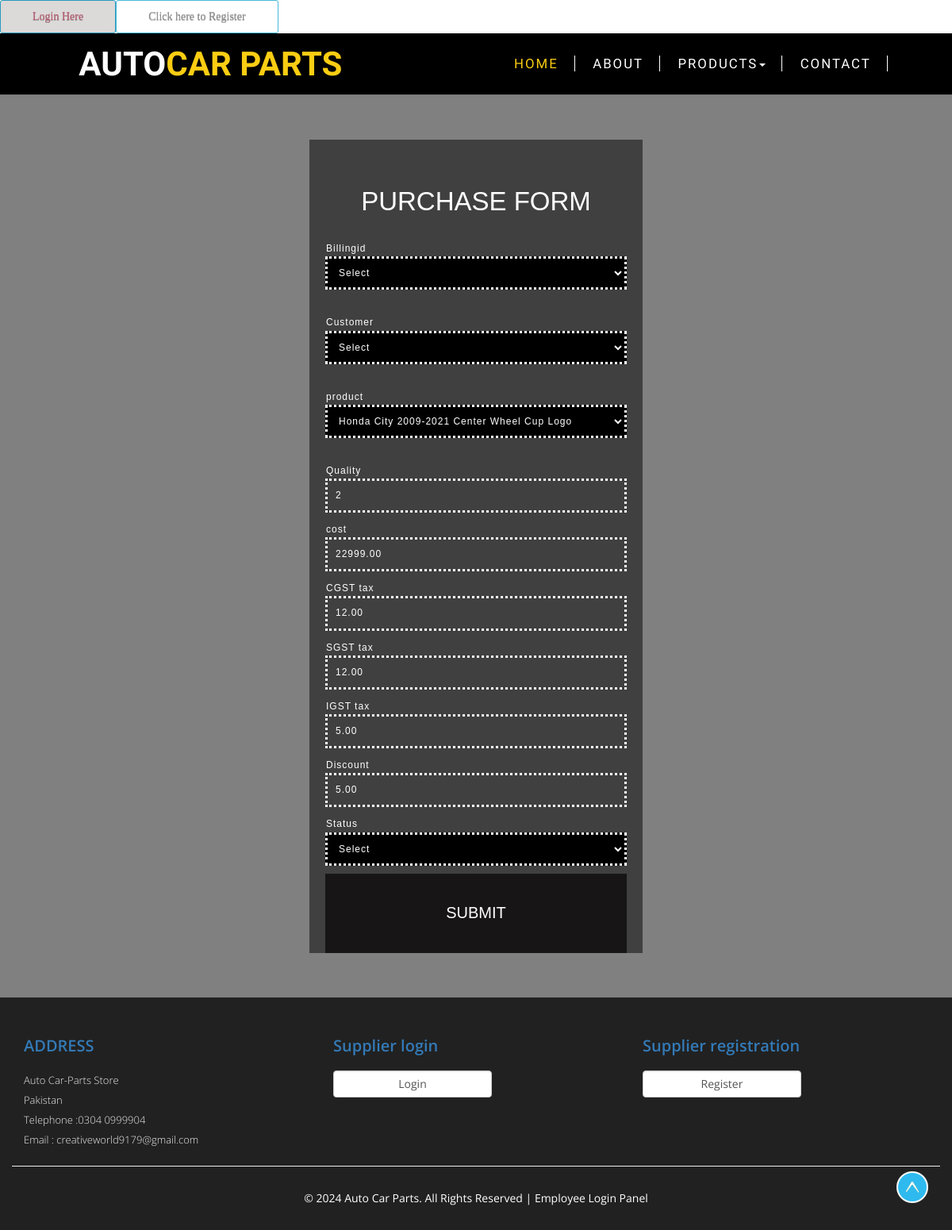
Page /purchase.php?editid=12 on the committed database.
### tables this page shows
CREATE TABLE `purchase` (
  `purchaseid` int(10) NOT NULL,
  `billingid` int(10) NOT NULL,
  `customerid` int(10) NOT NULL,
  `productid` int(10) NOT NULL,
  `qty` int(10) NOT NULL,
  `cost` float(10,2) NOT NULL,
  `cgsttax` float(10,2) NOT NULL,
  `sgsttax` float(10,2) NOT NULL,
  `igsttax` float(10,2) NOT NULL,
  `discount` float(10,2) NOT NULL,
  `status` varchar(10) NOT NULL
);

### purchase.php (the view, shortened to what this page needs)
<?php
include("header.php");
if(isset($_GET['editid']))
{
	$sqledit = "SELECT * FROM purchase WHERE purchaseid='$_GET[editid]'";
	$qsqledit  = mysqli_query($con,$sqledit);
	$rsedit = mysqli_fetch_array($qsqledit);
}
?>
<div class="w3-contact" id="contact">
<div class="content-w3ls agileits w3 wthree w3-agile w3-agileits agileinfo agile w3-label">
	<form action="#" method="post" name="frmpurch" onsubmit="return submitpurchase1()" class="form-agileits">
		<h3 class="w3-contact-form-head">purchase Form</h3>
		<label>Billingid</label><br> <span id="idpurbilling" style="color:red"></span>
		<select class="form-data" name="billingid" id="billingid" >
			<option value=''>Select</option>
		</select><br><br>
		<label>Customer</label><br> <span id="idpurcustomer" style="color:red"></span>
		<select class="form-data" name="customerid" id="customerid" >
			<option value=''>Select</option>
		</select><br><br>
		<label>product</label><br> <span id="idpurproduct" style="color:red"></span>
		<select class="form-data" name="productid" id="productid" >
			<?php
	$sqlpur = "SELECT * FROM  product WHERE status='Active'";
	$qsqlpur = mysqli_query($con,$sqlpur);
	while($rspur = mysqli_fetch_array($qsqlpur))
	{
		if($rspur[productid] == $rsedit[productid])
		{
			echo "<option value='$rspur[productid]' selected>$rspur[title]</option>";
		}
		else
		{
			echo "<option value='$rspur[productid]'>$rspur[title]</option>";
		}
	}
	?>
		</select><br><br>
		<label>Quality</label><br> <span id="idpurqty" style="color:red"></span>
		<input type="text"  id="qty" name="qty" placeholder="quality "  value="<?php echo $rsedit['qty']; ?>"/><br>
		<label> cost </label><br> <span id="idpurcost" style="color:red"></span>
		<input type="text" id="cost" name="cost" placeholder="cost " value="<?php echo $rsedit['cost']; ?>"/><br>
		<label> CGST tax </label><br> <span id="idpurcgsttax" style="color:red"></span>
		<input type="text" id="cgsttax" name="cgsttax" placeholder="CGST tax" value="<?php echo $rsedit['cgsttax']; ?>"/><br>
		<label> SGST tax</label><br> <span id="idpursgsttax" style="color:red"></span>
		<input type="text" id="sgsttax" name="sgsttax" placeholder=" SGST tax" value="<?php echo $rsedit['sgsttax']; ?>"/><br>
		<label> IGST tax</label><br> <span id="idpurigsttax" style="color:red"></span>
		<input type="text" id="igsttax" name="igsttax" placeholder=" IGST tax" value="<?php echo $rsedit['igsttax']; ?>"/><br>
		<label> Discount</label><br><span id="idpurdiscount" style="color:red"></span>
		<input type="text" id="discount" name="discount" placeholder="discount" value="<?php echo $rsedit[discount]; ?>"/><br>
		<label>Status</label><br><span id="idpurstatus" style="color:red"></span>
		<select class="form-data" name="status" id="status" >
			<option value=''>Select</option>
		</select>
		<input type="submit" name="submit" class="sign-in" value="Submit">
	</form>
</div>
</div>
<?php
include("footer.php");
?>

### css/style.css (style rules this page uses)
body { padding: 0; margin: 0; background: #FFF; font-family: 'Open Sans', sans-serif; }
input[type="button"], input[type="submit"] { transition: 0.5s all; -webkit-transition: 0.5s all; -moz-transition: 0.5s all; -o-transition: 0.5s all; -ms-transition: 0.5s all; }
h1, h2, h3, h4, h5, h6 { margin: 0; padding: 0; }
label { margin: 0; text-align: left; color:black; }
.w3-contact { padding: 4em 0; }
.w3-contact { background-color:grey; background-position:center; background-attachment:fixed; background-size:cover; -webkit-background-size:cover; -moz-background-size:cover; -o-background-size:cover; -ms-background-size:cover; font-family: 'Muli', sans-serif; }
.content-w3ls { width: 35%; margin: 0 auto; background:rgba(0,0,0,0.5); text-align: left; padding: 60px 20px 0; color:white; }
h3.w3-contact-form-head { text-transform: uppercase; font-size: 33px; font-weight: 300; text-align:center; color: #fff; padding-bottom:30px; font-family: 'Nunito', sans-serif; }
input[type="text"],input[type="email"],input[type="password"],input[type="file"],input[type="date"],input[type="month"],textarea,select { width: 100%; padding: 10px; font-size: 12px; color: #fff; background-color: rgba(255, 255, 255, 0); font-weight: normal; border-top-color: transparent; border-left-color: transparent; border-right-color: transparent; border: 3px dotted #ffffff; font-family: 'Muli', sans-serif; margin-bottom: 10px; outline: none; letter-spacing:1px; }
label { width: 70%; padding: 1px; font-size: 12px; color: #fff; background-color: rgba(255, 255, 255, 0); font-weight: normal; font-family: 'Muli', sans-serif; outline: none; letter-spacing:1px; }
select { background-color:black; }
input.sign-in { width: 100%; height: 100px; font-size: 20px; font-weight: normal; text-transform: uppercase; color: #fff; font-family: 'Nunito', sans-serif; background-color:#171515; transition: all 0.5s ease-in-out; -webkit-transition: all 0.5s ease-in-out; -moz-transition: all 0.5s ease-in-out; -o-transition: all 0.5s ease-in-out; -ms-transition: all 0.5s ease-in-out; border: none; outline: none; cursor: pointer; }

### rows in the picture
purchase: qty "2", cost "22999.00", cgsttax "12.00", sgsttax "12.00", igsttax "5.00", discount "5.00"

### other values in the picture
form field productid "Honda City 2009-2021 Center Wheel Cup Logo"
